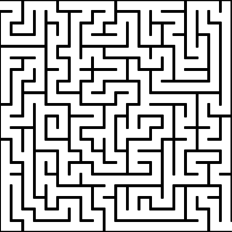
#> input picture SkeletonizeSolver/maze.png, 232 x 232 px
$ python mazeSolve.py maze.png
#> lines starting #> are read from the running program, lines starting #| are printed output that depends on the picture; after the words box and inside, x2 and y2 are one past the last pixel; in counts of white or black regions, pixels touching at a corner belong together
import cv2
import numpy as np
import sys
from skimage import io
from skimage import morphology
from lxml import etree


def ReadPositionFile(namefile):
    tree = etree.parse(namefile)
    root = tree.getroot()
    posDep = root.find('dep')
    depPoint = [int(posDep.get("x")), int(posDep.get("y"))]
    posEnd = root.find('end')
    endPoint = [int(posEnd.get("x")), int(posEnd.get("y"))]
    return depPoint, endPoint

#marquer départ et fin et noter que deadEnd du skel le plus proch est départ ou fin

img = cv2.imread(sys.argv[1],0)
#> img is the input picture: shape (232, 232); min 0, max 255, mean 193.5
_ , img = cv2.threshold(img,0,255,cv2.THRESH_BINARY+cv2.THRESH_OTSU)
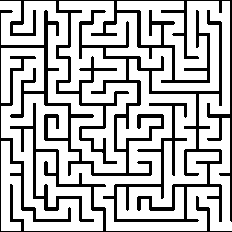
#> img: shape (232, 232); 73.8% white; 2 black regions, box (x1, y1, x2, y2) and area: (0, 10, 232, 232) 9817, (0, 0, 232, 222) 4298
cv2.imshow("maze",img)
cv2.waitKey(0)
cv2.destroyAllWindows()
# [9 lines of commented-out code are left out]
oute = morphology.skeletonize(img > 0)
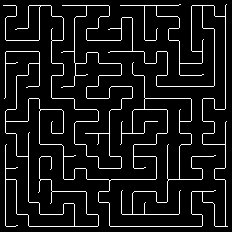
#> oute: shape (232, 232) bool; 8.3% white in thin lines or dots
oute = oute.astype(np.uint8)
skel = oute
skel[skel>0] = 255
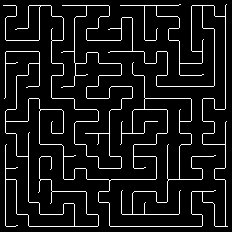
#> skel: shape (232, 232); 8.3% white in thin lines or dots


# [10 lines of commented-out code are left out]

cv2.imshow("skel",skel)
cv2.imwrite('skel.png',skel)
cv2.waitKey(0)
cv2.destroyAllWindows()

# met les contours en blanc pour garder la l'entrée du labyrinthe
# height, width = skel.shape[:2]
# skel[0:1,:]=255
# skel[:,0:1]=255
# skel[height-2:height-1][:]=255
# skel[:,width-2:width-1]=255

maze = np.copy(skel)
maze = cv2.cvtColor(maze, cv2.COLOR_GRAY2BGR)
#> maze: shape (232, 232, 3); 8.3% white in thin lines or dots
around =  [0,0,1,1,1,-1,-1,-1]
around2 = [-1,1,1,0,-1,1,-1,0]
deadEnd = []
for x in range(0,skel.shape[0]):
    for y in range(0,skel.shape[1]):
        if skel[x][y] == 255:
            val = 0
            for i in range(0,len(around)):
                try:
                    if skel[x+around[i]][y+around2[i]] == 255:
                        val+=1
                except:
                    val = 4
            if val < 2:
                deadEnd.append((x,y))


depPoint, endPoint = ReadPositionFile('param.xml')
#> (the run stopped early here; a loop or call above may not have finished)
